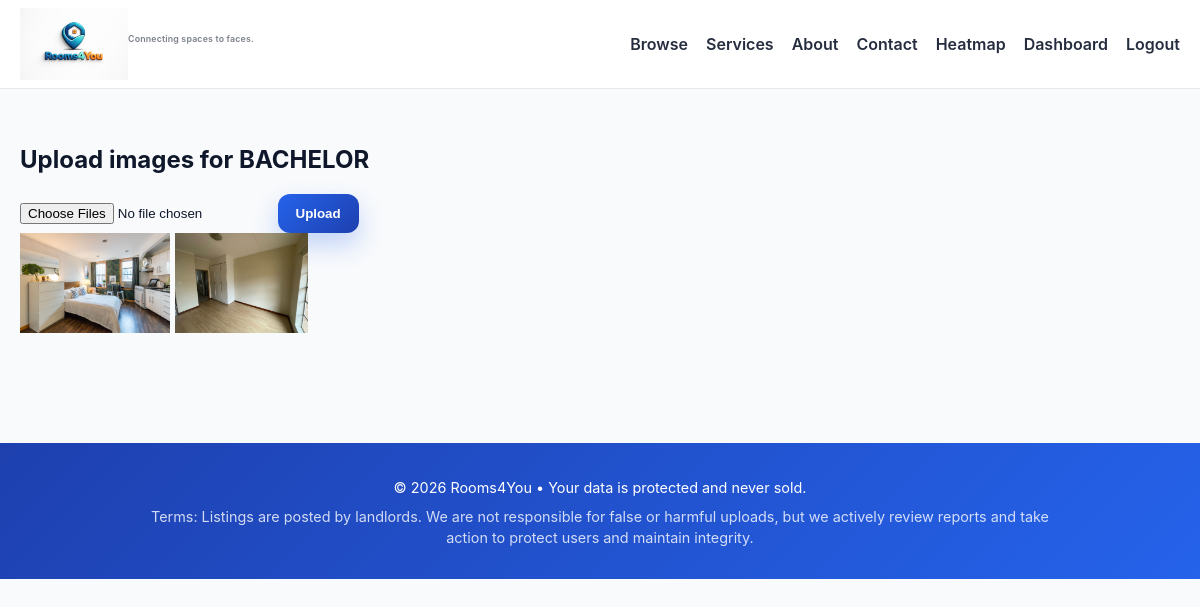
Screenshot of /rooms/2/upload-images/ (signed in) with the database file from the repository.
### listings/models.py (models this page shows, shortened)
class Room(models.Model):
    ROOM_TYPES = [
        ("single", "Single Room"),
        ("shared", "Shared Room"),
        ("flat", "Flat / Apartment"),
    ]
    title = models.CharField(max_length=200)
    owner = models.ForeignKey(
        User, on_delete=models.CASCADE, related_name="rooms", null=True, blank=True
    )
    description = models.TextField()
    price = models.DecimalField(max_digits=8, decimal_places=2)
    location = models.CharField(max_length=200)
    room_type = models.CharField(max_length=20, choices=ROOM_TYPES)
    contact_phone = models.CharField(max_length=20)
    contact_whatsapp = models.CharField(max_length=20, blank=True, default="")
    contact_email = models.EmailField(blank=True, default="")
    is_available = models.BooleanField(default=True)
    created_at = models.DateTimeField(auto_now_add=True)

class RoomImage(models.Model):
    room = models.ForeignKey(Room, related_name="images", on_delete=models.CASCADE)
    image = models.ImageField(upload_to="rooms/")

### listings/views.py (the view)
@login_required
def upload_room_images(request, room_id):
    room = get_object_or_404(Room, id=room_id, owner=request.user)
    if request.method == "POST":
        for img in request.FILES.getlist("images")[:10]:
            RoomImage.objects.create(room=room, image=img)
        return redirect("edit_room_images", pk=room.id)
    return render(request, "listings/upload_images.html", {"room": room})

### listings/templates/listings/upload_images.html (shortened to what this page needs)
{% extends "listings/base.html" %} {% block content %}
<h2>Upload images for {{ room.title }}</h2>
<form method="post" enctype="multipart/form-data">
  <input type="file" name="images" multiple accept="image/*" />
  <button type="submit" class="btn-primary">Upload</button>
</form>
<div class="image-preview">
  {% for img in room.images.all %}
  <img src="{{ img.image.url }}" height="100" />
  {% empty %}
  <p>No images uploaded yet.</p>
  {% endfor %}
</div>
{% endblock %}

### listings/static/css/base.css (style rules this page uses)
:root { --blue: #2563eb; --blue-dark: #1e40af; --orange: #f97316; --bg: #f8fafc; --text: #0f172a; --card: #ffffff; --radius: 18px; --shadow: 0 12px 30px rgba(0, 0, 0, 0.08); }
* { box-sizing: border-box; }
body { margin: 0; font-family: "Inter", system-ui, sans-serif; background: var(--bg); color: var(--text); }
.btn-primary { display:inline-flex; align-items:center; justify-content:center; gap:8px; padding:12px 18px; border:none; border-radius:12px; font-weight:800; color:#fff; background: linear-gradient(135deg, var(--blue), var(--blue-dark)); box-shadow: 0 12px 25px rgba(37, 99, 235, 0.25); cursor:pointer; }

### rows the page displays
Room: title "BACHELOR"
RoomImage: image (picture)
RoomImage: image (picture)
